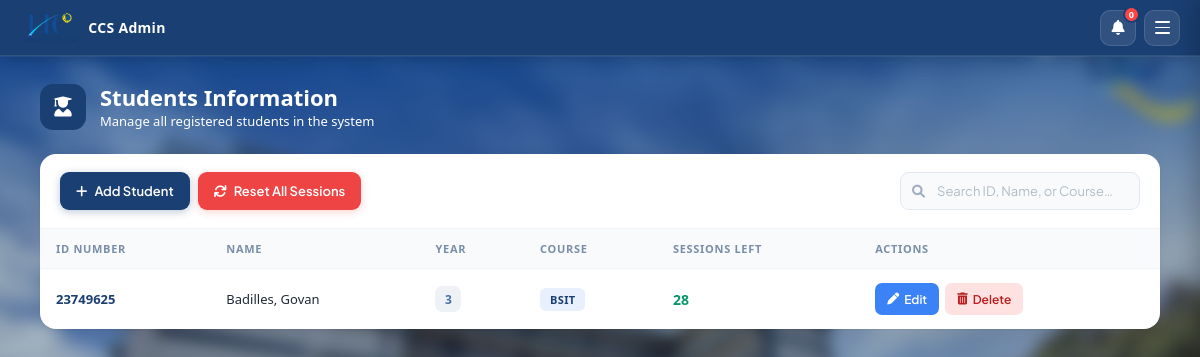
/student_list (signed in), run on an earlier commit of the app's database.
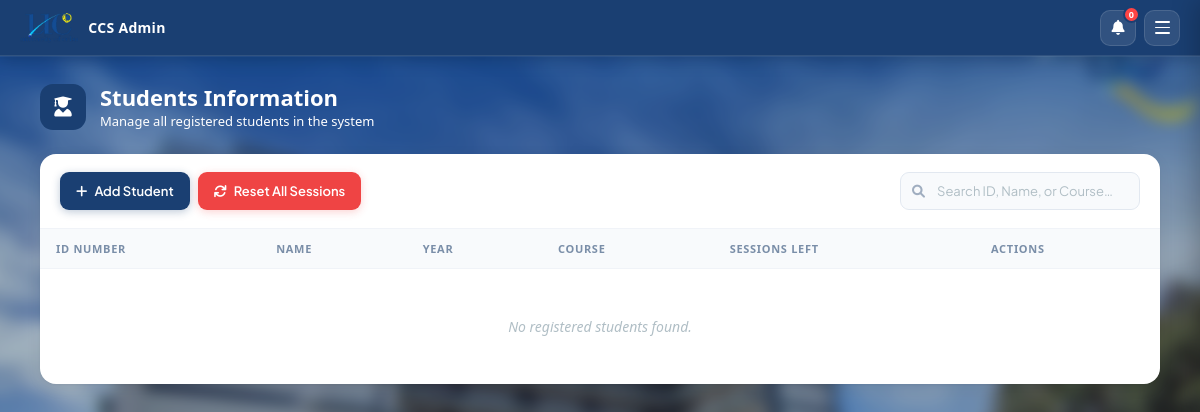
And on a later commit of the database.
### tables this page shows
CREATE TABLE users (
            id INTEGER PRIMARY KEY AUTOINCREMENT,
            id_number TEXT UNIQUE NOT NULL,
            lastname TEXT NOT NULL,
            firstname TEXT NOT NULL,
            middlename TEXT,
            course_level TEXT,
            password TEXT NOT NULL,
            email TEXT,
            course TEXT,
            address TEXT,
            role TEXT DEFAULT 'student',
            remaining_sessions INTEGER DEFAULT 30,
            profile_pic TEXT DEFAULT 'default_profile.png'
        );

### app.py (the view)
@app.route('/student_list')
def student_list():
    if 'user_id' not in session or session.get('role') != 'admin':
        return redirect(url_for('home'))
    conn = get_db_connection()
    cursor = conn.cursor()
    students = cursor.execute('''
        SELECT id, id_number, firstname, middlename, lastname, course, course_level, remaining_sessions
        FROM users
        WHERE role = 'student'
        ORDER BY lastname ASC
    ''').fetchall()
    conn.close()
    return render_template('student_list.html', students=students)

### app.py (called while the page is built)
def get_db_connection():
    conn = sqlite3.connect('students.db')
    conn.row_factory = sqlite3.Row
    return conn

### templates/student_list.html (shortened to what the changed rows need)
<!DOCTYPE html>
<html lang="en">
<head>
    <link rel="stylesheet" href="{{ url_for('static', filename='style.css') }}?v=15">
    <link rel="stylesheet" href="{{ url_for('static', filename='admin.css') }}?v=15">
    <link rel="stylesheet" href="https://cdnjs.cloudflare.com/ajax/libs/font-awesome/6.0.0/css/all.min.css">
</head>
<body class="admin-page">
   <div class="admin-container admin-container--full">
        <div class="page-header">
            <div>
               <h1 style="color:white;">Students Information</h1>
            </div>
        </div>
        <div class="card">
            <table class="students-table">
                <thead>
                    <tr>
                        <th>ID Number</th>
                        <th>Name</th>
                        <th>Year</th>
                        <th>Course</th>
                        <th>Sessions Left</th>
                        <th>Actions</th>
                    </tr>
                </thead>
                <tbody>
                    {% for student in students %}
                    <tr>
                        <td><span class="id-number">{{ student.id_number }}</span></td>
                        <td><span class="student-name">{{ student.lastname }}, {{ student.firstname }} {{ student.middlename }}</span></td>
                        <td>
                            <span class="year-badge">
                                {{ student.course_level | replace('st Year', '') | replace('nd Year', '') | replace('rd Year', '') | replace('th Year', '') }}
                            </span>
                        </td>
                        <td><span class="course-badge">{{ student.course }}</span></td>
                        <td>
                            <span class="sessions-cell {% if student.remaining_sessions <= 5 %}sessions-low{% else %}sessions-ok{% endif %}">
                                {{ student.remaining_sessions }}
                            </span>
                        </td>
                        <td>
                            <div class="actions-cell">
                                <button class="action-btn action-edit open-edit-btn"
                                    data-id="{{ student.id }}"
                                    data-firstname="{{ student.firstname }}"
                                    data-middlename="{{ student.middlename }}"
                                    data-lastname="{{ student.lastname }}"
                                    data-course="{{ student.course }}"
                                    data-level="{{ student.course_level | replace('st Year', '') | replace('nd Year', '') | replace('rd Year', '') | replace('th Year', '') }}">
                                    <i class="fas fa-pen"></i> Edit
                                </button>
                                <form action="/delete_student/{{ student.id }}" method="POST" style="display: inline;" onsubmit="return confirm('Delete {{ student.firstname }}? This cannot be undone.');">
                                    <button type="submit" class="action-btn action-delete">
                                        <i class="fas fa-trash-alt"></i> Delete
                                    </button>
                                </form>
                            </div>
                        </td>
                    </tr>
                    {% else %}
                    <tr class="empty-row">
                        <td colspan="6">No registered students found.</td>
                    </tr>
                    {% endfor %}
                </tbody>
            </table>
        </div>
    </div>
</body>
</html>

What changed in the data, as far as the page shows it:
removed users: id_number "23749625", lastname "Badilles", firstname "Govan", course_level "3", course "BSIT", remaining_sessions "28"
Also different on the page:
text now shown: "No registered students found."
